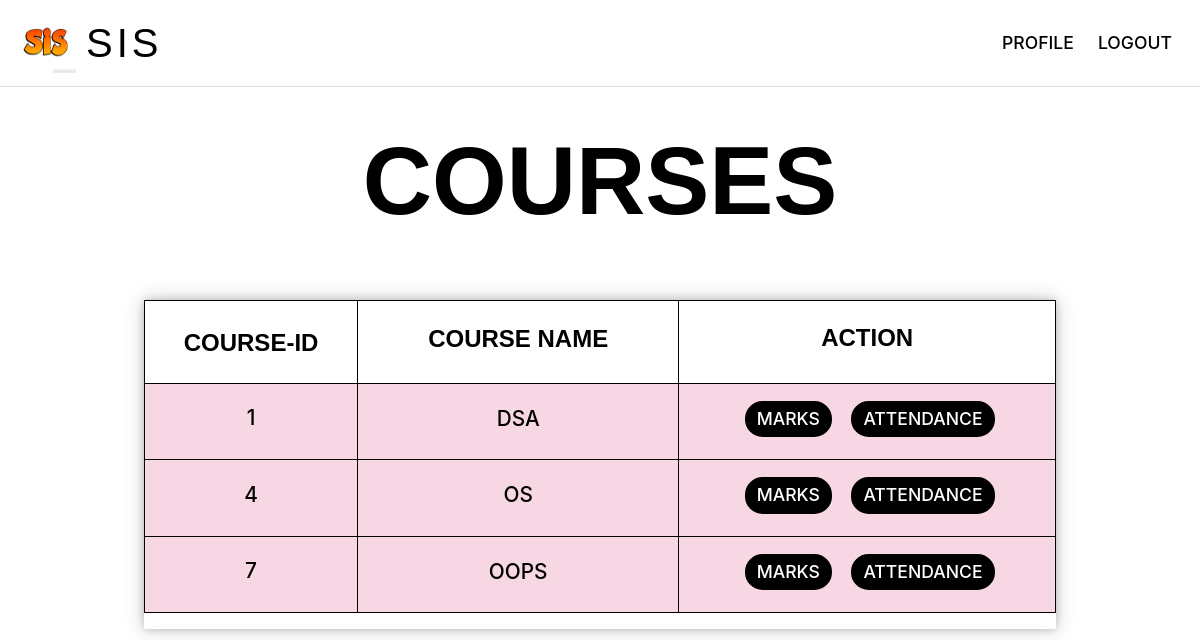
The page /courses/ (signed in) on the database its author committed.
### app_one/models.py (models this page shows, shortened)
class Course(models.Model):
    course_name = models.CharField(max_length = 50)
    course_id = models.CharField(max_length = 10, primary_key = True)

### app_one/views.py (the view, shortened to what this page needs)
# urls.py: path('courses/', views.course_view, name = 'course_url'),
@login_required
def course_view(request):
    admin = UserInfo.objects.get(user = request.user)
    lst = []
    if admin.role == False:
        student = StudentInfo.objects.get(admin = admin)
        courses = Course_taken.objects.filter(student_id = student).order_by('course_id')
        for course in courses:
            lst.append((course.course_id.course_id, course.course_id.course_name))
    else:
        teacher = TeacherInfo.objects.get(admin = admin)
        courses = Course_teaching.objects.filter(teacher_id = teacher).order_by('course_id')
        for course in courses:
            lst.append((course.course_id.course_id, course.course_id.course_name))
    return render(request, 'course.html', {'courses' : lst})

### templates/course.html (shortened to what this page needs)
{% load static %}
<!DOCTYPE html>
<html>
<head>
    <link rel="stylesheet" href="https://cdn.jsdelivr.net/npm/bootstrap@4.6.0/dist/css/bootstrap.min.css">
    <link rel="stylesheet" type="text/css" href="{% static 'course.css' %}">
</head>
<body>
  <nav style='border-bottom: 1px solid rgb(221, 221, 221);' class="navbar navbar-expand-lg navbar-light">
    <img src="{% static 'tag.png' %}" width="60" height="60" class="d-inline-block align-top" alt="Logo">
      <a class="navbar-brand" id='DATUM_HEADING' href="{% url 'home_url' %}">SIS</a>
      <div class="collapse navbar-collapse" id="navbarSupportedContent">
        <a class="nav-link" href="{% url 'profile_url' %}">PROFILE </a>
        <a class="nav-link" href="{% url 'logout_url' %}">LOGOUT </a>
      </div>
  </nav>
  <div class='user-profile' style="margin-top:2%; margin-bottom:2%;">
      <h1 class="gradient-text">COURSES</h1>
  </div>
  <div class='container'>
    <div class="row">
        <div class="col" id='box'>
          <div style="width:150%;max-height:350px;">
           <table class="table table-hover">
            <thead>
              <tr>
                <th  style="width:4%;position:sticky;top:0;"><h4 id='heading_text'>COURSE-ID</h4></th>
                <th  style="width:10%;position:sticky;top:0;"><h4 id='heading_text'>COURSE NAME<h4></th>
                <th  style="width:10%;position:sticky;top:0;"><h4 id='heading_text'>ACTION<h4></th>
              </tr>
            </thead>
            <tbody>
            {% for id,name in courses %}
              <tr>
                <td><h5 id='normal_text'>{{ id }}</h5></td>
                <td><h5 id='normal_text'>{{ name }}</h5></td>
                <td style="text-align:center;">
                    <form method="POST">
                        <button name = "user_demand" style='text-decoration: none;' id='links' type="submit" value = "marks,{{ id }}">MARKS</button>
                        <button name = "user_demand" style='text-decoration: none;' id='links' type="submit" value = "attendance,{{ id }}">ATTENDANCE</button>
                    </form>
                </td>
              </tr>
            {% endfor %}
            </tbody>
          </table>
        </div>
        </div>
    </div>
</div>
</body>
</html>

### static/course.css (style rules this page uses)
#DATUM_HEADING { color: black; font-weight: 500; letter-spacing: 4px; font-size: 2.5em; padding-left: 10px; margin-right: 0.5rem; font-family: sans-serif; }
.nav-link { text-align: left; padding: 3px 10px; margin: 1px 2px; font-size:1.1em; font-weight: 500; color: black; font-family: inherit; font-style: normal; border-radius: 0.7em; transition: .5s; }
.user-profile { padding-top: 1%; padding-bottom: 2.5%; border-radius: 1em; margin: 7px; justify-content: center; display: flex; }
.gradient-text { font-family: Druk,Impact,sans-serif; color: black; width: fit-content; font-weight: 600; font-size: 6em; text-align: center; margin-bottom: -5; margin-top: 10; }
#heading_text { padding:3% 5% 3% 5%; font-size:1.5em; font-weight: 900; color: black; font-family: sans-serif; font-style: normal; text-align: center; }
#normal_text { font-size:1.3em; color: black; font-family: inherit; font-style: normal; text-align: center; padding:3% 3% 2% 3%; }
#box { margin: 0% 10% 10% 10%; padding: 0%; overflow: scroll; display: flex; box-shadow: 0px 0px 8px 0px rgba(0, 0, 0, 0.2), 0px 0px 20px 0px rgba(0, 0, 0, 0.19); }
#links { margin: 5px 5px 10px 10px; padding: 3px 10px; border-radius: 1em; transition: .5s; border: 2px solid black; background-color: black; font-size:1.1em; font-weight: 500; color: white; font-family: inherit; font-style: normal; }
th { background-color: white; border: 1px solid black; }
td { background-color: rgba(242,189,209,0.6); border: 1px solid black; }
.table th { border: 1px solid black; }
.table thead th { border: 1px solid black; }
.table td { vertical-align: middle; }

### rows shown on the page
Course: courses "DSA"
Course: courses "OS"
Course: courses "OOPS"

### other values the page prints
{{ id }} "1" "4" "7"
